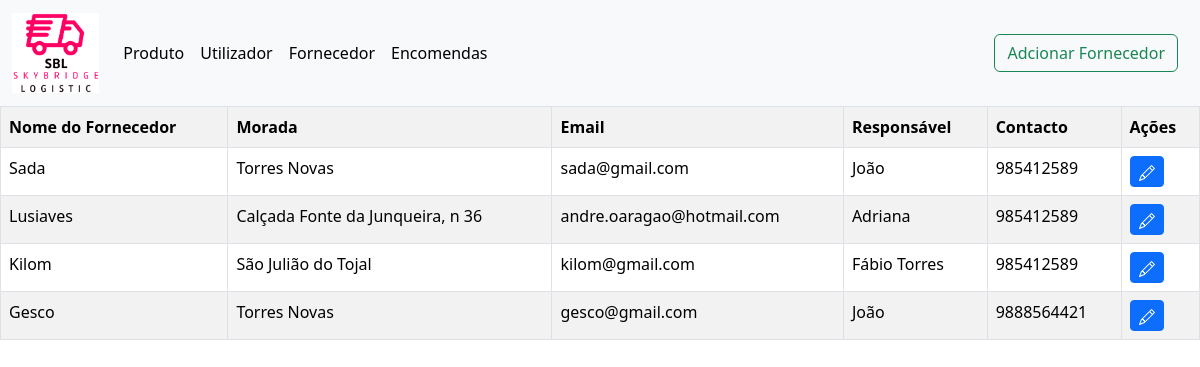
The page /php/planeamento/fornecedor/home_fornecedor.php on the database its author committed.
### tables this page shows
CREATE TABLE `fornecedores` (
  `idFornecedor` int NOT NULL AUTO_INCREMENT,
  `nome` varchar(50) NOT NULL,
  `morada` varchar(250) NOT NULL,
  `email` varchar(50) NOT NULL,
  `responsavel` varchar(50) NOT NULL,
  `contacto` varchar(50) NOT NULL,
  PRIMARY KEY (`idFornecedor`)
);

### php/ligaBD.php (called while the page is built, shortened)
<?php
function liga()
{
    $servername = 'localhost';
    $user = 'root';
    $pass = 'admin';
    $bd = 'projeto_programacao';
    $liga = mysqli_connect($servername, $user, $pass, $bd);
    if ($liga) {
        return $liga;
    } else {
        echo "<script>alert('Erro ao tentar ligar à base de dados!')</script>";
        return null;
    }
}
function mostraDados($query)
{
    $liga = liga();
    return $resultado = mysqli_query($liga, $query);
}

### php/planeamento/fornecedor/home_fornecedor.php (the view, shortened to what this page needs)
<!DOCTYPE html>
<html lang="pt-br">
<head>
</head>
<body>
    <?php include"cabecalho_fornecedor.php" ?>
    <div class=" table-resposive">
        <table class=" table table-striped table-hover table-bordered">
            <tr>
                <Th>Nome do Fornecedor</Th>
                <Th>Morada</Th>
                <Th>Email</Th>
                <Th>Responsável</Th>
                <Th>Contacto</Th>
                <th>Ações</th>
            </tr>
            <?php
            include '../../ligaBD.php';
            $query = "SELECT * FROM fornecedores";
            $sql_query = mostraDados($query) or die("Falha na execução do código SQL");
            while ($rows = mysqli_fetch_assoc($sql_query)) {
                echo "<tr><td>" . $rows['nome'] . "</td>";
                echo "<td>" . $rows['morada'] . "</td>";
                echo "<td>" . $rows['email'] . "</td>";
                echo "<td>" . $rows['responsavel'] . "</td>";
                echo "<td>" . $rows['contacto'] . "</td>";
                echo "<td> <a class=' btn btn-primary btn-sm' href='edita_fornecedor.php?idFornecedor=" . $rows['idFornecedor'] . " '>
                <svg xmlns='http://www.w3.org/2000/svg' width='16' height='16' fill='currentColor'
                        class='bi bi-pencil' viewBox='0 0 16 16'>
                        <path
                            d='M12.146.146a.5.5 0 0 1 .708 0l3 3a.5.5 0 0 1 0 .708l-10 10a.5.5 0 0 1-.168.11l-5 2a.5.5 0 0 1-.65-.65l2-5a.5.5 0 0 1 .11-.168l10-10zM11.207 2.5 13.5 4.793 14.793 3.5 12.5 1.207zm1.586 3L10.5 3.207 4 9.707V10h.5a.5.5 0 0 1 .5.5v.5h.5a.5.5 0 0 1 .5.5v.5h.293zm-9.761 5.175-.106.106-1.528 3.821 3.821-1.528.106-.106A.5.5 0 0 1 5 12.5V12h-.5a.5.5 0 0 1-.5-.5V11h-.5a.5.5 0 0 1-.468-.325z' />
                    </svg>
                </a>
                      </td></tr>  ";
            }
        ?>
        </table>
    </div>
</body>
</html>

### rows shown on the page
fornecedores: nome "Sada", morada "Torres Novas", email "sada@gmail.com", responsavel "João", contacto "985412589"
fornecedores: nome "Lusiaves", morada "Calçada Fonte da Junqueira, n 36", email "andre.oaragao@hotmail.com", responsavel "Adriana", contacto "985412589"
fornecedores: nome "Kilom", morada "São Julião do Tojal", email "kilom@gmail.com", responsavel "Fábio Torres", contacto "985412589"
fornecedores: nome "Gesco", morada "Torres Novas", email "gesco@gmail.com", responsavel "João", contacto "9888564421"
